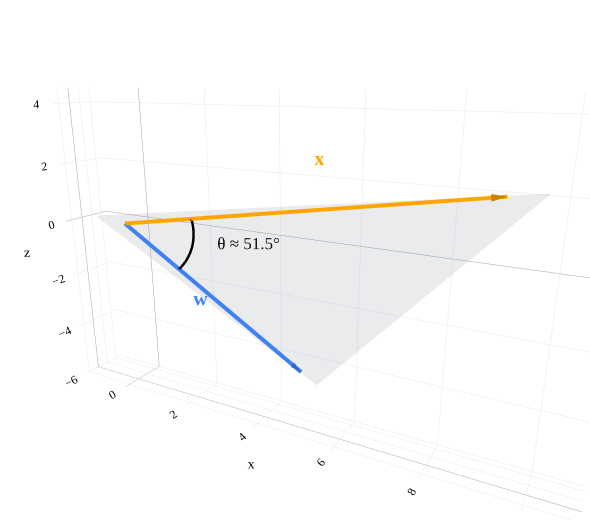

Source (notebook cell):
### Markdown cell above
### Example in ℝ³

Now, let

$${\color{#3d81f6} \vec w}={\color{#3d81f6} \begin{bmatrix}5\\0\\-4\end{bmatrix}},\qquad
{\color{orange} \vec x}={\color{orange} \begin{bmatrix}9\\1\\2\end{bmatrix}}.$$

We have

$${\color{#3d81f6}\vec w}\cdot{\color{orange}\vec x}={\color{#3d81f6} 5}({\color{orange} 9})+{\color{#3d81f6} 0}({\color{orange} 1})+({\color{#3d81f6} -4})({\color{orange} 2})=37,$$

and

$$\begin{aligned}
\lVert{\color{#3d81f6} \vec w}\rVert&=\sqrt{{\color{#3d81f6} 5}^2+{\color{#3d81f6} 0}^2+({\color{#3d81f6} -4})^2}={\color{#3d81f6} \sqrt{41}},\\
\lVert{\color{orange} \vec x}\rVert&=\sqrt{{\color{orange} 9}^2+{\color{orange} 1}^2+{\color{orange} 2}^2}={\color{orange} \sqrt{86}}.
\end{aligned}$$

So their cosine similarity is

$$\cos\theta=\frac{37}{{\color{#3d81f6} \sqrt{41}}{\color{orange} \sqrt{86}}}.$$

This is an exact answer. If we wanted the angle in degrees, we could use a calculator in degree mode:

$$\theta=\cos^{-1}\left(\frac{37}{{\color{#3d81f6} \sqrt{41}}{\color{orange} \sqrt{86}}}\right)\approx51.5^\circ.$$

Draw both vectors from the origin. The shading below shows part of the plane containing them, and the black arc marks their angle. **Drag the figure to rotate it.** The angle may look different from different viewpoints, but its value stays the same.

### Code cell
w = np.array([5.0, 0.0, -4.0])
x = np.array([9.0, 1.0, 2.0])
vectors = [(tuple(w), '#3d81f6', '<b>w</b>'), (tuple(x), 'orange', '<b>x</b>')]
fig = plot_vectors(vectors)
finish_vectors(fig, vectors, renderer='plotly_mimetype')

# The circular arc lies in the plane of the two vectors.
e1 = w / np.linalg.norm(w)
x_unit = x / np.linalg.norm(x)
theta = np.arccos(np.clip(np.dot(e1, x_unit), -1, 1))
e2 = x_unit - np.dot(e1, x_unit) * e1
e2 /= np.linalg.norm(e2)
angles = np.linspace(0, theta, 80)
arc = 2.1 * (np.cos(angles)[:, None] * e1 + np.sin(angles)[:, None] * e2)

plane = np.array([-0.07 * (w + x), 1.08 * w, 1.08 * x])
fig.add_trace(go.Mesh3d(
    x=plane[:, 0], y=plane[:, 1], z=plane[:, 2],
    i=[0], j=[1], k=[2], color='#9ca3af', opacity=0.16,
    flatshading=True, hoverinfo='skip', showlegend=False,
))
fig.add_trace(go.Scatter3d(
    x=arc[:, 0], y=arc[:, 1], z=arc[:, 2], mode='lines',
    line=dict(color='black', width=5), hoverinfo='skip', showlegend=False,
))
label = 3.7 * (np.cos(theta / 2) * e1 + np.sin(theta / 2) * e2)
fig.add_trace(go.Scatter3d(
    x=[label[0]], y=[label[1]], z=[label[2]], mode='text',
    text=[f'θ ≈ {np.degrees(theta):.1f}°'],
    textfont=dict(family='Palatino', color='black', size=17),
    hoverinfo='skip', showlegend=False,
))
fig.data[2].update(x=[2.2], y=[0], z=[-3.2], text=['<b>w</b>'], textfont=dict(color='#3d81f6', size=20))
fig.data[5].update(x=[5.3], y=[0.6], z=[1.9], text=['<b>x</b>'], textfont=dict(color='orange', size=20))
fig.update_layout(
    width=590, height=520, margin=dict(l=0, r=0, t=20, b=0),
    scene=dict(
        xaxis=dict(title='x', range=[-1.5, 11], dtick=2),
        yaxis=dict(title='y', range=[-1.5, 2.5], dtick=1),
        zaxis=dict(title='z', range=[-6, 4.5], dtick=2),
        aspectmode='data', camera=dict(eye=dict(x=1.2, y=-2.2, z=0.8)),
    ),
)
fig.show(config={'displaylogo': False, 'scrollZoom': False})

### Figure 1 — Plotly figure (JSON) as saved in the notebook; plotly's stock layout.template omitted (floating-point values rounded to 4 significant figures)
{"data": [{"hoverinfo": "skip", "line": {"color": "#3d81f6", "width": 8}, "marker": {"color": "#3d81f6"}, "mode": "lines", "showlegend": false, "type": "scatter3d", "x": [0, 5], "y": [0, 0], "z": [0, -4]}, {"anchor": "tip", "colorscale": [[0, "#3d81f6"], [1, "#3d81f6"]], "hoverinfo": "skip", "showscale": false, "sizemode": "absolute", "sizeref": 0.28, "type": "cone", "u": [0.7809], "v": [0], "w": [-0.6247], "x": [5], "y": [0], "z": [-4]}, {"hoverinfo": "skip", "mode": "text", "showlegend": false, "text": ["<b>w</b>"], "textfont": {"color": "#3d81f6", "size": 20}, "type": "scatter3d", "x": [2.2], "y": [0], "z": [-3.2]}, {"hoverinfo": "skip", "line": {"color": "orange", "width": 8}, "marker": {"color": "orange"}, "mode": "lines", "showlegend": false, "type": "scatter3d", "x": [0, 9], "y": [0, 1], "z": [0, 2]}, {"anchor": "tip", "colorscale": [[0, "orange"], [1, "orange"]], "hoverinfo": "skip", "showscale": false, "sizemode": "absolute", "sizeref": 0.28, "type": "cone", "u": [0.9705], "v": [0.1078], "w": [0.2157], "x": [9], "y": [1], "z": [2]}, {"hoverinfo": "skip", "mode": "text", "showlegend": false, "text": ["<b>x</b>"], "textfont": {"color": "orange", "size": 20}, "type": "scatter3d", "x": [5.3], "y": [0.6], "z": [1.9]}, {"color": "#9ca3af", "flatshading": true, "hoverinfo": "skip", "i": [0], "j": [1], "k": [2], "opacity": 0.16, "showlegend": false, "type": "mesh3d", "x": [-0.98, 5.4, 9.72], "y": [-0.07, 0, 1.08], "z": [0.14, -4.32, 2.16]}, {"hoverinfo": "skip", "line": {"color": "black", "width": 5}, "mode": "lines", "showlegend": false, "type": "scatter3d", "x": [1.64, 1.654, 1.669, 1.683, 1.697, 1.711, 1.725, 1.738, 1.751, 1.764, 1.777, 1.789, 1.801, 1.813, 1.825, 1.837, 1.848, 1.859, 1.87, 1.88, 1.891, 1.901, 1.91, 1.92, 1.929, 1.938, 1.947, 1.956, 1.964, 1.972, 1.98, 1.988, 1.995, 2.002, 2.009, 2.015, 2.021, 2.027, 2.033, 2.039, 2.044, 2.049, 2.054, 2.058, 2.062, 2.066, 2.07, 2.073, 2.076, 2.079, 2.081, 2.084, 2.086, 2.087, 2.089, 2.09, 2.091, 2.092, 2.092, 2.092, 2.092, 2.092, 2.091, 2.09, 2.089, 2.087, 2.085, 2.083, 2.081, 2.079, 2.076, 2.073, 2.069, 2.066, 2.062, 2.057, 2.053, 2.048, 2.043, 2.038], "y": [0, 0.003291, 0.006582, 0.009872, 0.01316, 0.01645, 0.01973, 0.02302, 0.02629, 0.02957, 0.03284, 0.03611, 0.03937, 0.04263, 0.04589, 0.04913, 0.05237, 0.05561, 0.05883, 0.06205, 0.06526, 0.06846, 0.07166, 0.07484, 0.07802, 0.08118, 0.08434, 0.08748, 0.09061, 0.09373, 0.09684, 0.09993, 0.103, 0.1061, 0.1091, 0.1122, 0.1152, 0.1182, 0.1212, 0.1242, 0.1272, 0.1301, 0.133, 0.136, 0.1389, 0.1417, 0.1446, 0.1474, 0.1503, 0.1531, 0.1558, 0.1586, 0.1614, 0.1641, 0.1668, 0.1695, 0.1721, 0.1748, 0.1774, 0.18, 0.1825, 0.1851, 0.1876, 0.1901, 0.1926, 0.195, 0.1974, 0.1998, 0.2022, 0.2045, 0.2068, 0.2091, 0.2114, 0.2136, 0.2158, 0.218, 0.2202, 0.2223, 0.2244, 0.2264], "z": [-1.312, -1.293, -1.275, -1.256, -1.237, -1.217, -1.198, -1.179, -1.159, -1.139, -1.119, -1.099, -1.079, -1.058, -1.038, -1.017, -0.9964, -0.9755, -0.9545, -0.9333, -0.912, -0.8906, -0.8691, -0.8474, -0.8257, -0.8038, -0.7819, -0.7598, -0.7377, -0.7154, -0.6931, -0.6706, -0.6481, -0.6255, -0.6028, -0.5801, -0.5572, -0.5343, -0.5113, -0.4883, -0.4652, -0.442, -0.4188, -0.3955, -0.3722, -0.3488, -0.3254, -0.3019, -0.2784, -0.2549, -0.2313, -0.2077, -0.1841, -0.1604, -0.1367, -0.113, -0.08934, -0.06562, -0.0419, -0.01816, 0.00557, 0.0293, 0.05303, 0.07676, 0.1005, 0.1242, 0.1479, 0.1715, 0.1952, 0.2188, 0.2424, 0.2659, 0.2894, 0.3129, 0.3364, 0.3598, 0.3831, 0.4064, 0.4297, 0.4529]}, {"hoverinfo": "skip", "mode": "text", "showlegend": false, "text": ["θ ≈ 51.5°"], "textfont": {"color": "black", "family": "Palatino", "size": 17}, "type": "scatter3d", "x": [3.597], "y": [0.2214], "z": [-0.84]}], "layout": {"colorway": ["#3d81f6", "orange", "#d81a60"], "font": {"color": "black", "family": "Palatino"}, "height": 520, "margin": {"b": 0, "l": 0, "r": 0, "t": 20}, "paper_bgcolor": "white", "plot_bgcolor": "white", "scene": {"aspectmode": "data", "bgcolor": "white", "camera": {"eye": {"x": 1.2, "y": -2.2, "z": 0.8}}, "xaxis": {"backgroundcolor": "white", "dtick": 2, "gridcolor": "#e5e7eb", "range": [-1.5, 11], "title": {"text": "x"}, "zerolinecolor": "#9ca3af"}, "yaxis": {"backgroundcolor": "white", "dtick": 1, "gridcolor": "#e5e7eb", "range": [-1.5, 2.5], "title": {"text": "y"}, "zerolinecolor": "#9ca3af"}, "zaxis": {"backgroundcolor": "white", "dtick": 2, "gridcolor": "#e5e7eb", "range": [-6, 4.5], "title": {"text": "z"}, "zerolinecolor": "#9ca3af"}}, "width": 590, "xaxis": {"gridcolor": "#e5e7eb", "zerolinecolor": "#9ca3af"}, "yaxis": {"gridcolor": "#e5e7eb", "zerolinecolor": "#9ca3af"}}}
